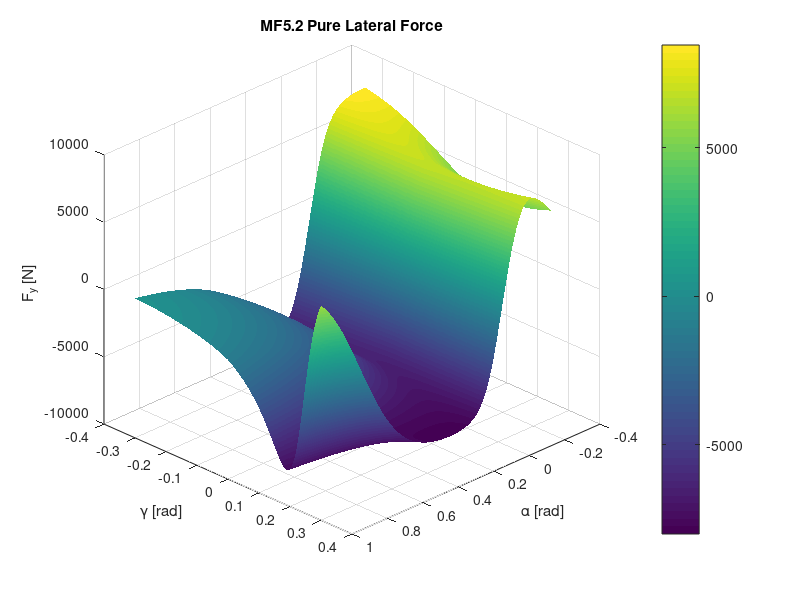

Reproduce this figure in MATLAB.
%% MF5.2 Combined Slip Tyre Model (Pure Lateral shown in 3D)

clc;
clear;
close all;

%% Inputs

Fz = 6500;
kappa = 0; %#ok<NASGU> % aktuell nicht verwendet

alpha = -0.3:0.001:1;        % Slip angle
gamma = -0.3:0.001:0.3;      % Camber angle

%% Parameter

% general
Fz0 = 6500;

% pure slip
p_Cy1 = 2.1322;

p_Dy1 = 1.0283;
p_Dy2 = -0.16758;
p_Dy3 = -1.5821;

p_Ey1 = 0.33443;
p_Ey2 = -1.8733;
p_Ey3 = -0.13136;
p_Ey4 = -11.677;

p_Ky1 = -20.505;
p_Ky2 = 2.0284;
p_Ky3 = 0.89994;

p_Hy1 = 0.0031377;
p_Hy2 = 0.00051596;
p_Hy3 = 0.039251;

p_Vy1 = 0.026365;
p_Vy2 = -0.0062119;
p_Vy3 = -0.41389;
p_Vy4 = -0.048038;

% combined slip (aktuell nicht verwendet)
r_Hy1 = -9.1492e-11; %#ok<NASGU>
r_Hy2 = 0; %#ok<NASGU>

r_By1 = 22.003; %#ok<NASGU>
r_By2 = -13.623; %#ok<NASGU>
r_By3 = -0.0093616; %#ok<NASGU>

r_Cy1 = 0.98294; %#ok<NASGU>

r_Ey1 = 0; %#ok<NASGU>
r_Ey2 = 0; %#ok<NASGU>

%% ===== 2D Gitter erzeugen (wichtig!) =====
% Für jedes Gamma werden alle Alpha-Werte berechnet

[ALPHA, GAMMA] = meshgrid(alpha, gamma);

%% Berechnungen

% general
dfz = (Fz - Fz0) / Fz0;

% lateral (pure slip)
Cy = p_Cy1;

mu_y = (p_Dy1 + p_Dy2 .* dfz) .* (1 - p_Dy3 .* GAMMA.^2);
Dy = mu_y .* Fz;

Ey = (p_Ey1 + p_Ey2 .* dfz) .* ...
     (1 - (p_Ey3 + p_Ey4 .* GAMMA) .* sign(ALPHA));

Ky = p_Ky1 .* Fz0 .* sin(2 .* atan(Fz / (p_Ky2 .* Fz0))) .* ...
     (1 - p_Ky3 .* abs(GAMMA));

By = Ky ./ (Cy .* Dy);

S_Hy = p_Hy1 + p_Hy2 + p_Hy3 .* GAMMA;

S_Vy = Fz .* (p_Vy1 + p_Vy2 .* dfz + ...
       (p_Vy3 + p_Vy4 .* dfz) .* GAMMA);

alpha_y = ALPHA + S_Hy;

Fy0 = Dy .* sin(Cy .* atan(By .* alpha_y ...
      - Ey .* (By .* alpha_y - atan(By .* alpha_y)))) ...
      + S_Vy;

%% ===== 3D Plot =====

figure
surf(ALPHA, GAMMA, Fy0)

xlabel('\alpha [rad]')
ylabel('\gamma [rad]')
zlabel('F_y [N]')
title('MF5.2 Pure Lateral Force')

shading interp
colorbar
view(135,30)
grid on
